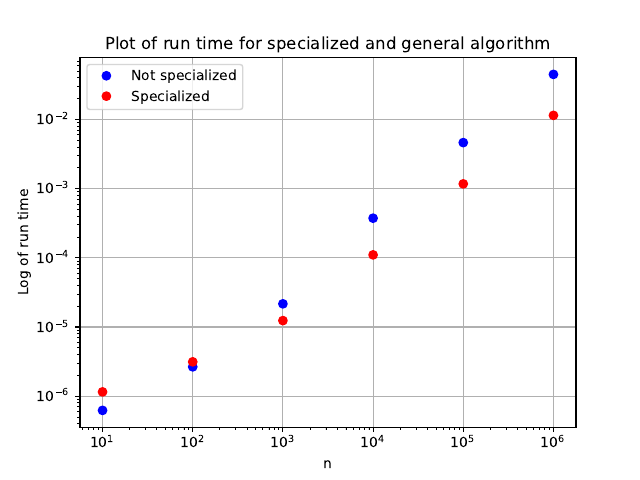

The script that saved this image:
import numpy as np
import matplotlib.pyplot as plt


main = np.loadtxt(f"Run_times.txt", delimiter = ", ", usecols = range(2))

n_values = [10**i for i in range(1, 7)]

plt.plot(n_values, main[:,0], 'bo', label = "Not specialized")
plt.plot(n_values, main[:,1], 'ro', label = "Specialized")
plt.yscale("log")
plt.xscale("log")
plt.grid()
plt.legend()
plt.title("Plot of run time for specialized and general algorithm")
plt.xlabel("n")
plt.ylabel("Log of run time")
plt.savefig("Problem10.pdf")